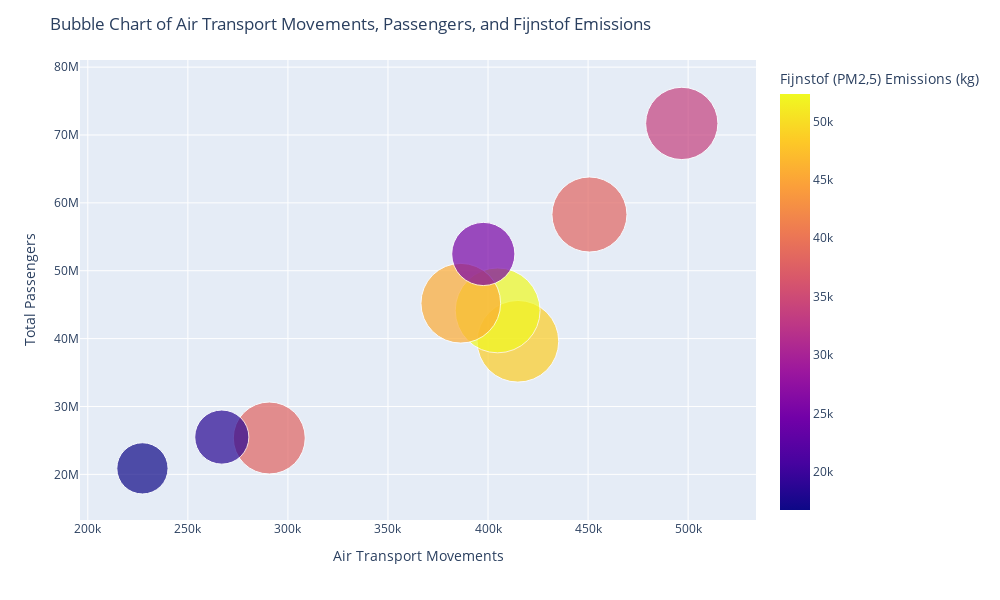

The cell this chart's notebook holds for it:
### Code cell
%run bubblechart-fijnstof.ipynb

### Figure 1 — Plotly figure (JSON) as saved in the notebook; plotly's stock layout.template omitted (floating-point values rounded to 4 significant figures)
{"data": [{"customdata": [[44180.0, 37980.0, 1995], [56910.0, 48610.0, 2000], [61440.0, 52340.0, 2005], [54210.0, 45500.0, 2010], [48110.0, 38150.0, 2015], [44610.0, 33750.0, 2019], [22400.0, 16720.0, 2020], [25000.0, 18560.0, 2021], [34080.0, 25420.0, 2022]], "hovertemplate": "<b>%{hovertext}</b><br><br>Air Transport Movements=%{x}<br>Total Passengers=%{y}<br>Fijnstof (PM10) Emissions (kg)=%{customdata[0]}<br>Fijnstof (PM2,5) Emissions (kg)=%{marker.color}<extra></extra>", "hovertext": [1995, 2000, 2005, 2010, 2015, 2019, 2020, 2021, 2022], "legendgroup": "", "marker": {"color": [37980.0, 48610.0, 52340.0, 45500.0, 38150.0, 33750.0, 16720.0, 18560.0, 25420.0], "coloraxis": "coloraxis", "size": [44180.0, 56910.0, 61440.0, 54210.0, 48110.0, 44610.0, 22400.0, 25000.0, 34080.0], "sizemode": "area", "sizeref": 17.07, "symbol": "circle"}, "mode": "markers", "name": "", "orientation": "v", "showlegend": false, "type": "scatter", "x": [290690, 414928, 404819, 386388, 450679, 496826, 227304, 266967, 397646], "xaxis": "x", "y": [25355001, 39606925, 44157005, 45211749, 58284864, 71706999, 20884044, 25492633, 52472188], "yaxis": "y"}], "layout": {"coloraxis": {"colorbar": {"title": {"text": "Fijnstof (PM2,5) Emissions (kg)"}}, "colorscale": [[0, "#0d0887"], [0.1111, "#46039f"], [0.2222, "#7201a8"], [0.3333, "#9c179e"], [0.4444, "#bd3786"], [0.5556, "#d8576b"], [0.6667, "#ed7953"], [0.7778, "#fb9f3a"], [0.8889, "#fdca26"], [1, "#f0f921"]]}, "height": 600, "legend": {"itemsizing": "constant", "tracegroupgap": 0}, "margin": {"t": 60}, "title": {"text": "Bubble Chart of Air Transport Movements, Passengers, and Fijnstof Emissions"}, "width": 1000, "xaxis": {"anchor": "y", "domain": [0, 1], "title": {"text": "Air Transport Movements"}}, "yaxis": {"anchor": "x", "domain": [0, 1], "title": {"text": "Total Passengers"}}}}
